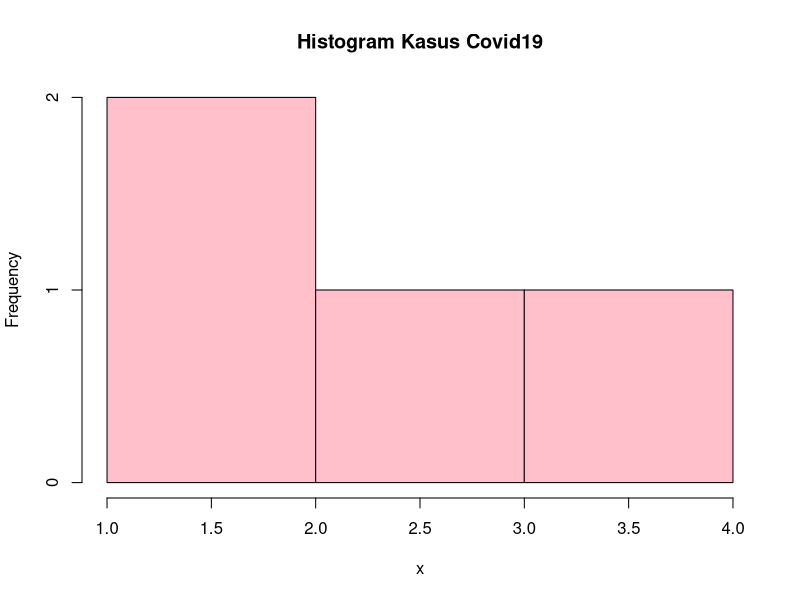

R code for this plot:
#no 2.a
n = 20
prob = 0.2
x = 4
P <- dbinom(x, n, prob)
P

#no 2.b
n = 20
prob = 0.2
x = 4
s <- rbinom(x, n, prob)
hist(s, main = "Histogram Kasus Covid19", 
     xlab = "x", 
     col = "pink")

#no 2.c
n = 20
prob = 0.2
# miu = np
miu = n*prob
miu
# taw^2 = npq
q = 1-prob
variance = n*prob*q
variance